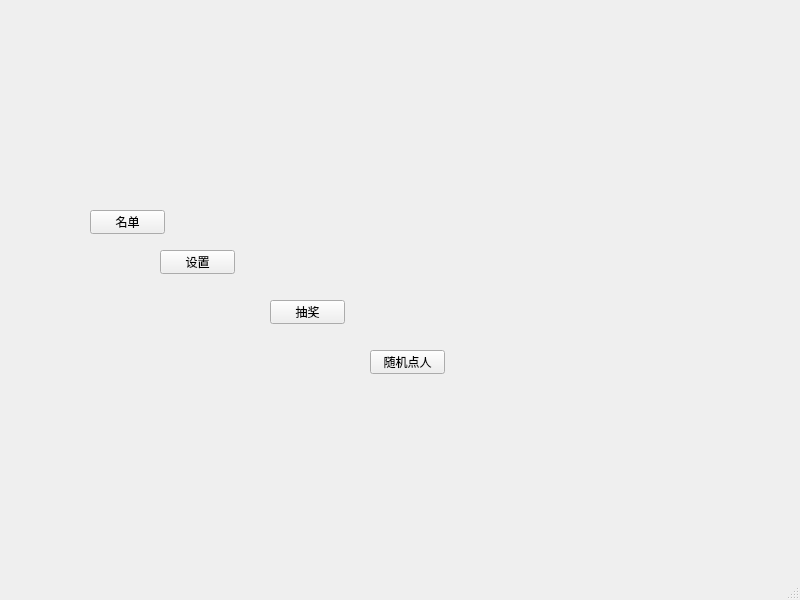
<?xml version="1.0" encoding="UTF-8"?>
<ui version="4.0">
 <class>mainWindow</class>
 <widget class="QMainWindow" name="mainWindow">
  <property name="geometry">
   <rect>
    <x>0</x>
    <y>0</y>
    <width>800</width>
    <height>600</height>
   </rect>
  </property>
  <property name="windowTitle">
   <string>mainWindow</string>
  </property>
  <widget class="QWidget" name="centralwidget">
   <widget class="QPushButton" name="pushButton">
    <property name="geometry">
     <rect>
      <x>90</x>
      <y>210</y>
      <width>75</width>
      <height>24</height>
     </rect>
    </property>
    <property name="text">
     <string>名单</string>
    </property>
   </widget>
   <widget class="QPushButton" name="pushButton_2">
    <property name="geometry">
     <rect>
      <x>160</x>
      <y>250</y>
      <width>75</width>
      <height>24</height>
     </rect>
    </property>
    <property name="text">
     <string>设置</string>
    </property>
   </widget>
   <widget class="QPushButton" name="pushButton_3">
    <property name="geometry">
     <rect>
      <x>270</x>
      <y>300</y>
      <width>75</width>
      <height>24</height>
     </rect>
    </property>
    <property name="text">
     <string>抽奖</string>
    </property>
   </widget>
   <widget class="QPushButton" name="pushButton_4">
    <property name="geometry">
     <rect>
      <x>370</x>
      <y>350</y>
      <width>75</width>
      <height>24</height>
     </rect>
    </property>
    <property name="text">
     <string>随机点人</string>
    </property>
   </widget>
  </widget>
  <widget class="QMenuBar" name="menubar">
   <property name="geometry">
    <rect>
     <x>0</x>
     <y>0</y>
     <width>800</width>
     <height>22</height>
    </rect>
   </property>
  </widget>
  <widget class="QStatusBar" name="statusbar"/>
 </widget>
 <resources/>
 <connections/>
</ui>
